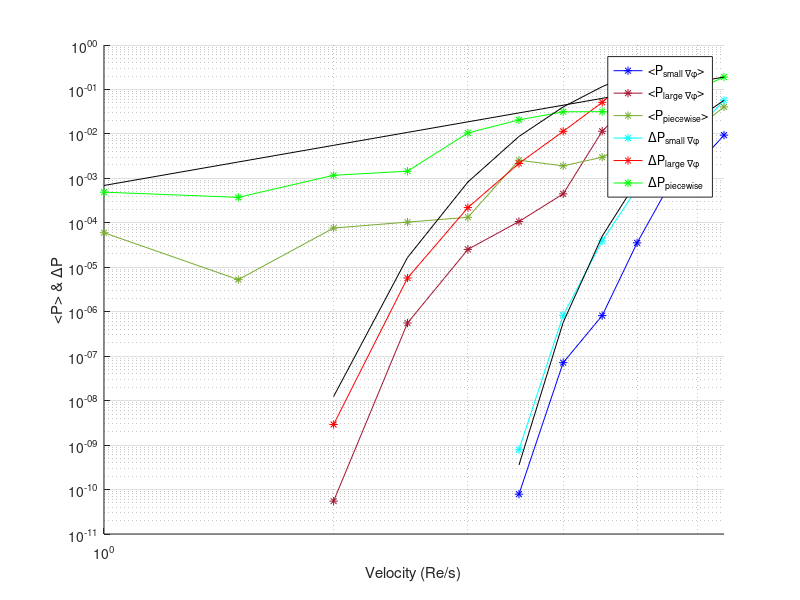
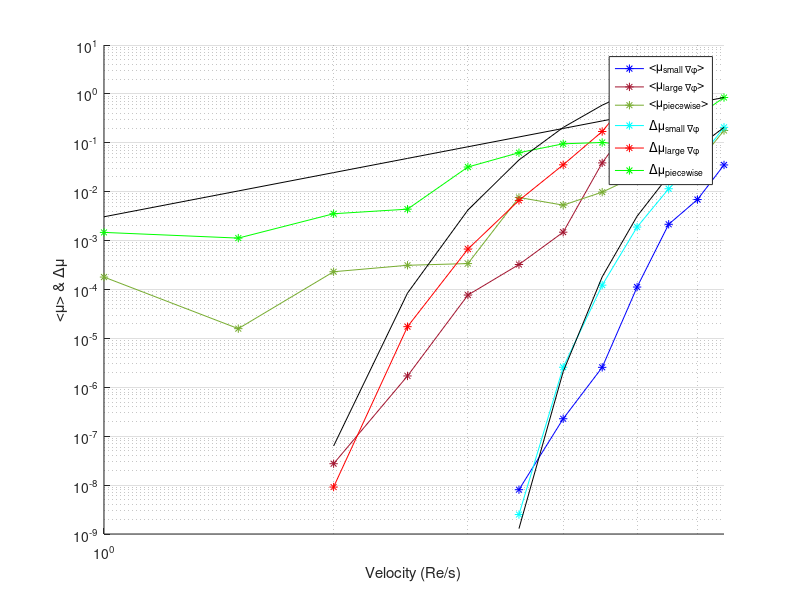

MATLAB code for these plots, in order:
%P and Mu all Cases 
%EXTRACTED FROM ALL VELOCITY FILES:
%velocities_SmallPhiGrad...
%velocities_LargePhiGrad...
%velocities_PiecewiseLin...
vrange_PiecewiseLinear = [1 1.5 2 2.5 3 3.5 4 4.5 5 5.5 6 6.5];
vrange_LargePhiGrad = [2 2.5 3 3.5 4 4.5 5];
vrange_SmallPhiGrad = [3.5 4 4.5 5 5.5 6 6.5];

AverageP_SmallPhiGrad = [-7.8714722388501237E-11 7.1564416368888425E-8 8.1852529405396747E-7 -3.541698078800592E-5 -0.00066718286013773729 -0.0020570071025261039 -0.0094056606905195076];
AverageMu_SmallPhiGrad = [-8.0599286371245833E-9 -2.2756534213009334E-7 -2.5604871911223993E-6 0.00011230193925542998 0.0021549281181754568 0.00691092333569264 0.035257363632096229];
AmplitudeP_SmallPhiGrad = [7.848950104437384E-10 8.3206569095415625E-7 3.9250364975385314E-5 0.0005986058431781241 0.0035771964735961869 0.012712934665934306 0.057128504642958204];
AmplitudeMu_SmallPhiGrad = [2.50006553983223E-9 2.57290537532003E-6 0.00012260263984453269 0.0018931686704975561 0.011490891021342714 0.041580082064949592 0.20715653156531033];
AverageP_LargePhiGrad = [-5.4915051849600712E-11 5.5724125088409071E-7 -2.5250784507797213E-5 0.00010692123870993447 -0.00044810813160166 -0.011495219191541896 -0.071763224900170189];
AverageMu_LargePhiGrad = [-2.738287379543717E-8 -1.7066969359147578E-6 7.6960007289829136E-5 -0.00032434016410978674 0.0014864817886361091 0.038843989404186909 0.3736864918661954];
AmplitudeP_LargePhiGrad = [2.9057342093124297E-9 5.7329482666601378E-6 0.00022029608226091426 0.002164469404420305 0.011426858930728541 0.051270186942394824 0.24484489068058904];
AmplitudeMu_LargePhiGrad = [9.1233221183606072E-9 1.7376574027472736E-5 0.00067118356699281262 0.0066360764279056244 0.035478424159733804 0.17032445100920615 1.2465067286174258];
AverageP_PiecewiseLinear = [5.9849670313911767E-5 5.27059625411964E-6 -7.6308813755468258E-5 0.00010383402185377382 0.0001330283769752262 0.0025602632252642045 0.0019099069634313972 -0.0029846118848782218 0.0070376226274608527 -0.016439188372654061 0.013713634773913085 -0.040452676058561593];
AverageMu_PiecewiseLinear = [-0.00017966108937730345 -1.58307394119046E-5 0.00023093434429490898 -0.00031284837431795268 -0.0003391698007212133 -0.0076228067599687054 -0.0053127327919030012 0.0097960712763967232 -0.021245535713385343 0.058301152645092169 -0.038461230699576535 0.17836627664619803];
AmplitudeP_PiecewiseLinear = [0.0004896368926141189 0.00037383296299185872 0.001172988140457778 0.0014503192940338832 0.010520481294563178 0.020659173682934424 0.03140945894353251 0.031658537079007204 0.028254489798567844 0.083473408287095208 0.10117340945954328 0.19006415078823216];
AmplitudeMu_PiecewiseLinear = [0.0014707308443465824 0.0011252393329076304 0.0035424427808471871 0.004396019535828256 0.03197122955185977 0.062735072246795073 0.095396097029223484 0.10150647442925584 0.087186438398155069 0.27348597444163003 0.35440200183139431 0.84340646299238053];

%Plot Canonical Momentum Average as function of V 
figure; %FIGURE 54
axes('XScale', 'log', 'YScale', 'log')
hold on
loglog(vrange_SmallPhiGrad,abs(AverageP_SmallPhiGrad),'b','Marker','*');
loglog(vrange_LargePhiGrad,abs(AverageP_LargePhiGrad),'Color','#A2142F','Marker','*');
loglog(vrange_PiecewiseLinear,abs(AverageP_PiecewiseLinear),'Color','#77AC30','Marker','*');
xlabel('Velocity (Re/s)');
xlim([min(vrange_PiecewiseLinear) max(vrange_PiecewiseLinear)])
ylabel('<P> & \DeltaP');
grid on;
%Plot Canonical Momentum Amplitude as function of V 
loglog(vrange_SmallPhiGrad,abs(AmplitudeP_SmallPhiGrad),'c','Marker','*');
loglog(vrange_LargePhiGrad,abs(AmplitudeP_LargePhiGrad),'r','Marker','*');
loglog(vrange_PiecewiseLinear,abs(AmplitudeP_PiecewiseLinear),'g','Marker','*');
%Scaling
loglog(vrange_PiecewiseLinear,abs(AmplitudeP_PiecewiseLinear(end))*(vrange_PiecewiseLinear/vrange_PiecewiseLinear(end)).^3,'k');
loglog(vrange_SmallPhiGrad,abs(AmplitudeP_SmallPhiGrad(end)*(exp(-960./vrange_SmallPhiGrad.^3))/(exp(-960./vrange_SmallPhiGrad(end).^3))),'k');
loglog(vrange_LargePhiGrad,abs(AmplitudeP_LargePhiGrad(end)*(exp(-80./vrange_LargePhiGrad.^2))/(exp(-80./vrange_LargePhiGrad(end).^2))),'k');
legend('<P_{small \nabla\phi}>','<P_{large \nabla\phi}>','<P_{piecewise}>','\DeltaP_{small \nabla\phi}','\DeltaP_{large \nabla\phi}','\DeltaP_{piecewise}')

%Plot Magnetic Moment Average as function of V 
figure; %FIGURE 55 
axes('XScale', 'log', 'YScale', 'log')
hold on
loglog(vrange_SmallPhiGrad,abs(AverageMu_SmallPhiGrad),'b','Marker','*');
loglog(vrange_LargePhiGrad,abs(AverageMu_LargePhiGrad),'Color','#A2142F','Marker','*');
loglog(vrange_PiecewiseLinear,abs(AverageMu_PiecewiseLinear),'Color','#77AC30','Marker','*');
xlabel('Velocity (Re/s)');
xlim([min(vrange_PiecewiseLinear) max(vrange_PiecewiseLinear)])
ylabel('<\mu> & \Delta\mu');
grid on;
%Plot Magnetic Moment Amplitude as function of V  
loglog(vrange_SmallPhiGrad,abs(AmplitudeMu_SmallPhiGrad),'c','Marker','*');
loglog(vrange_LargePhiGrad,abs(AmplitudeMu_LargePhiGrad),'r','Marker','*');
loglog(vrange_PiecewiseLinear,abs(AmplitudeMu_PiecewiseLinear),'g','Marker','*');
%Scaling
loglog(vrange_PiecewiseLinear,abs(AmplitudeMu_PiecewiseLinear(end))*(vrange_PiecewiseLinear/vrange_PiecewiseLinear(end)).^3,'k');
loglog(vrange_SmallPhiGrad,abs(AmplitudeMu_SmallPhiGrad(end)*(exp(-960./vrange_SmallPhiGrad.^3))/(exp(-960./vrange_SmallPhiGrad(end).^3))),'k');
loglog(vrange_LargePhiGrad,abs(AmplitudeMu_LargePhiGrad(end)*(exp(-80./vrange_LargePhiGrad.^2))/(exp(-80./vrange_LargePhiGrad(end).^2))),'k');
legend('<\mu_{small \nabla\phi}>','<\mu_{large \nabla\phi}>','<\mu_{piecewise}>','\Delta\mu_{small \nabla\phi}','\Delta\mu_{large \nabla\phi}','\Delta\mu_{piecewise}')

